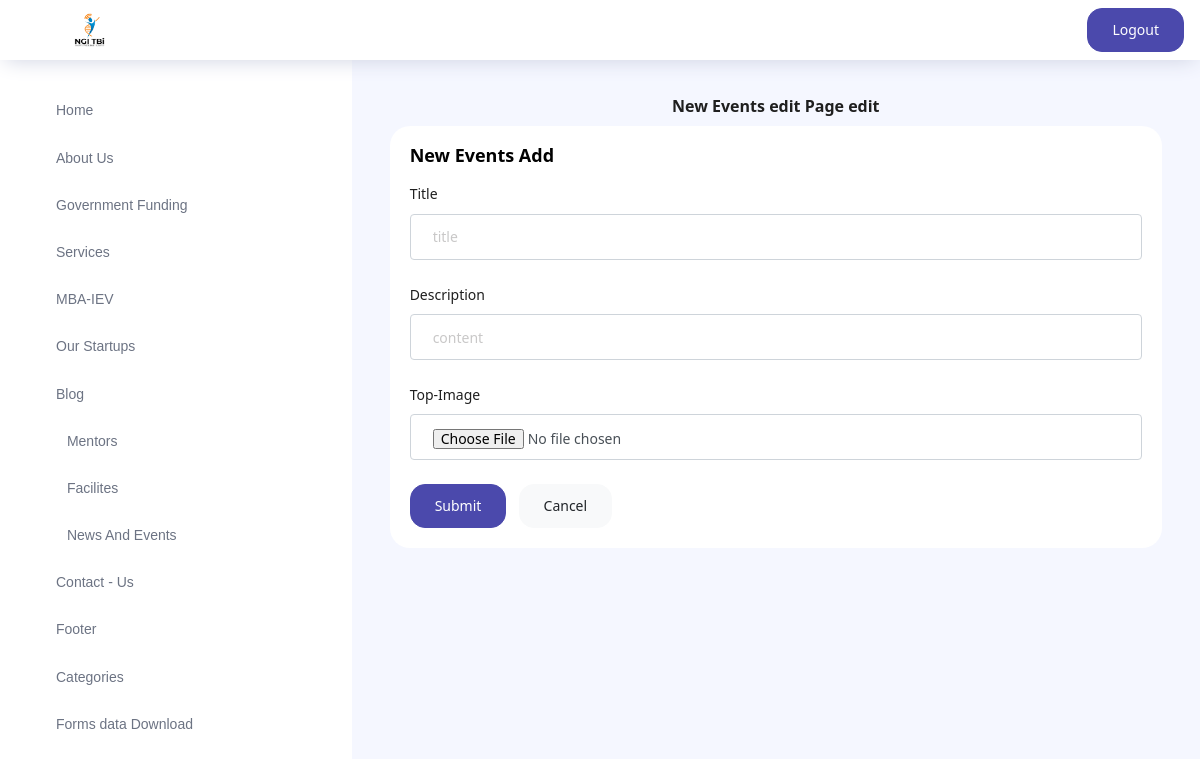
The page /new_events_edit (signed in) on the database as committed earlier.
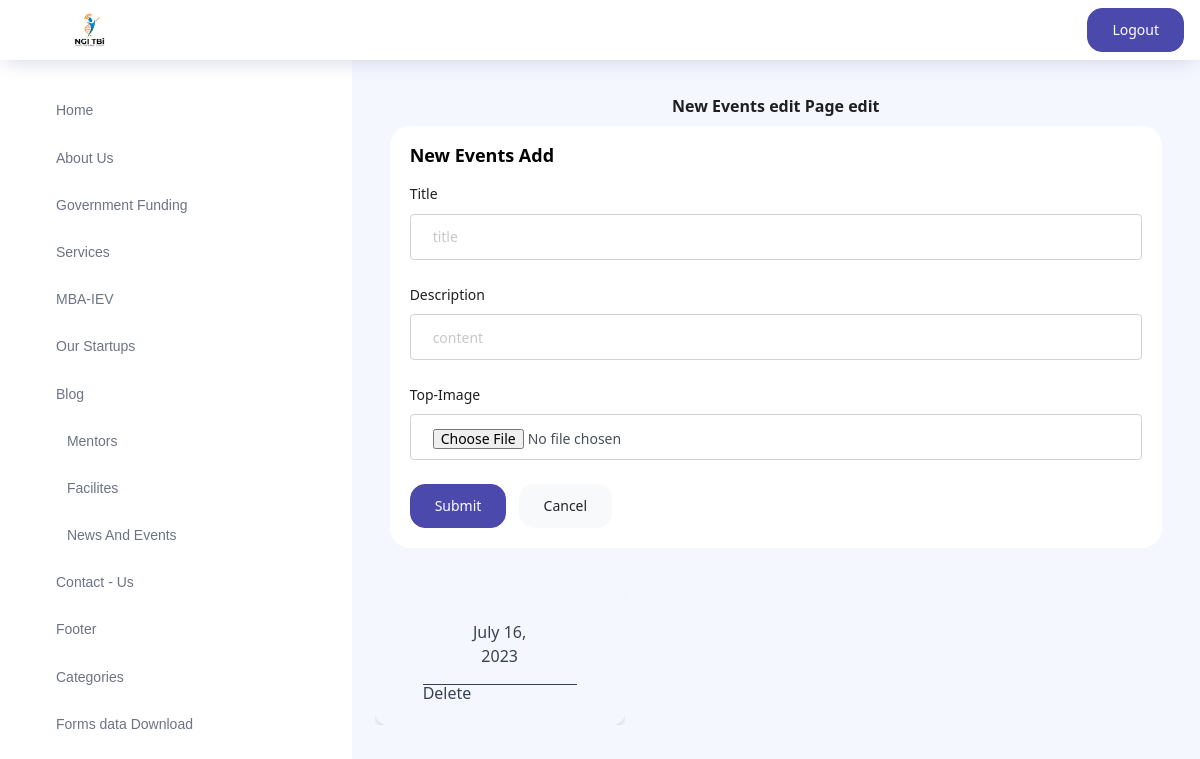
The same page on the database as committed later.
### base/models.py (models this page shows)
class New_Events_db(models.Model):
    id = models.IntegerField(primary_key=True)
    Title = models.CharField(max_length=200)
    image_banner = models.ImageField(upload_to='New_Events/')
    description = models.CharField(max_length=500)
    uplode_date = models.DateField(default=timezone.now)

### base/views_for_newsandevents.py (the view)
# urls.py: path("new_events_edit", views_for_newsandevents.New_events_edit),
@login_required(login_url='/FourNotFout')
def New_events_edit(request):
    try:
        New_Events_formdata_db = New_Events_db.objects.all()[::-1]
        return render(request, "pages/new_events_edit.html", reguler_datas({'New_Events_formdata_db':New_Events_formdata_db}))
    except:
        print("Maybe No data in database")
    return render(request, "pages/new_events_edit.html", reguler_datas())

### templates/pages/New_Events_edit.html (shortened to what the changed rows need)
<!DOCTYPE html>
<html lang="en">
{% load static %}
<head>
    <link rel="stylesheet" href=" {% static 'vendors/feather/feather.css' %} ">
    <link rel="stylesheet" href=" {% static 'vendors/ti-icons/css/themify-icons.css' %} ">
    <link rel="stylesheet" href=" {% static 'vendors/css/vendor.bundle.base.css' %} ">
    <link rel="stylesheet" href=" {% static 'vendors/select2/select2.min.css' %} ">
    <link rel="stylesheet" href=" {% static 'vendors/select2-bootstrap-theme/select2-bootstrap.min.css' %} ">
    <link rel="stylesheet" href=" {% static 'css/vertical-layout-light/style.css' %} ">
    <link href="https://unpkg.com/tailwindcss@^2/dist/tailwind.min.css" rel="stylesheet">
</head>
<body>
    <div class="container-scroller">
        <div class="container-fluid page-body-wrapper" style="z-index: 999;">
            <div class="main-panel">
                <div class="content-wrapper">
                    <div class="flex justify-center font-semibold">
                        <h1 class="card-title">New Events edit Page edit</h1>
                    </div>
                    <div class="row">
                        <section class="overflow-hidden text-gray-700 ">
                            <div class="flex flex-wrap gap-4"
                                style="display: flex;justify-content: center;align-items: center;align-content: center;flex-direction: row;">
                                {% for j in New_Events_formdata_db %}
                                <div class="flex flex-col justify-center max-w-xs p-6 shadow-md rounded-xl sm:px-12 dark:bg-gray-900 dark:text-gray-100"
                                    style="    width: 250px;">
                                    <div class="space-y-4 text-center divide-y divide-gray-700">
                                        <div class="my-2 space-y-1">
                                            <p class="px-5 text-xs sm:text-base dark:text-gray-400">{{ j.uplode_date }}
                                            </p>
                                        </div>
                                        <div
                                            style="    display: flex; flex-direction: row; flex-wrap: wrap; align-content: center; justify-content: space-between; width: 100%; align-items: center;">
                                            <button onclick="del('New_event_delete','{{ j.id }}')"
                                                style="display: flex; flex-wrap: nowrap; flex-direction: row; align-content: center; justify-content: center; align-items: center;">
                                                <h6>Delete</h6>
                                            </button>
                                        </div>
                                    </div>
                                </div>
                                {% endfor %}
                            </div>
                        </section>
                    </div>
            </div>
        </div>
</body>
</html>

Rows that differ between the two databases and show on the page:
added New_Events_db: uplode_date "July 16, 2023"
